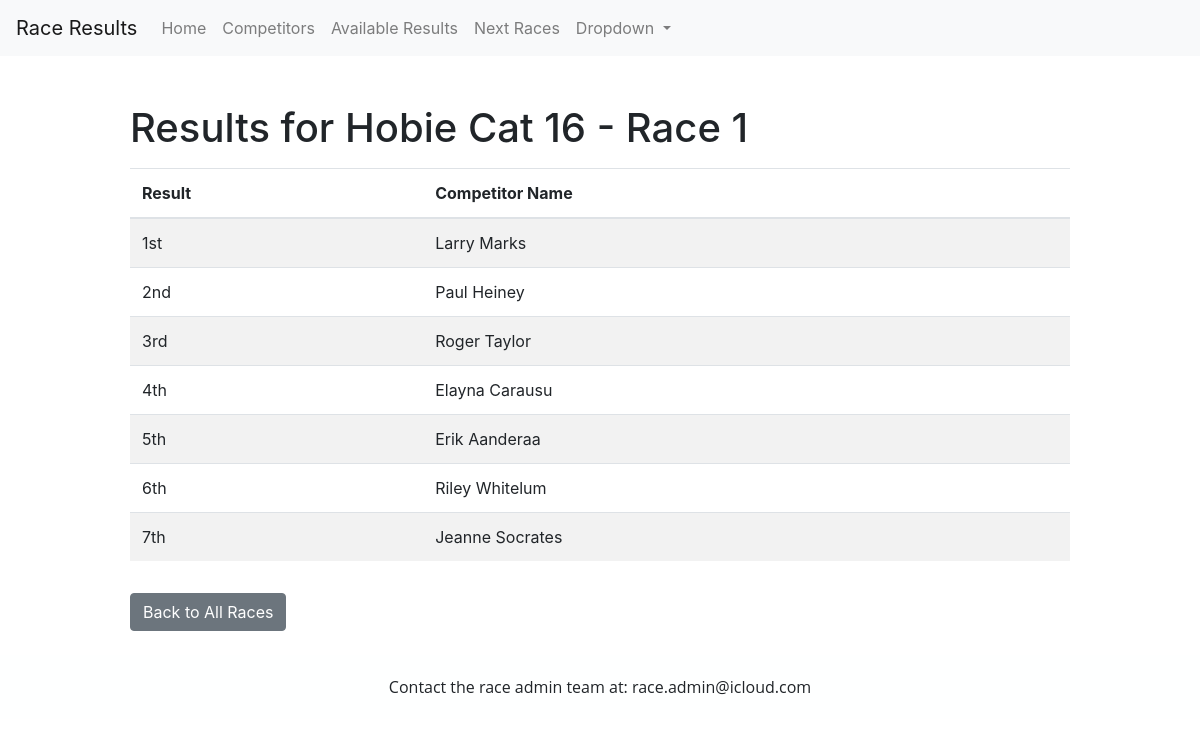
The app's page /race/1/show_results with its own data.
### app/models.py (models this page shows)
class Race(db.Model):
    __tablename__= 'race'
    id = db.Column(db.Integer, primary_key=True)
    race_date = db.Column(db.DateTime, nullable=False)
    description = db.Column(db.String)
    status = db.Column(db.Boolean, default=False) # true for complete, false for incomplete
    competitor_races = db.relationship('CompetitorRace', back_populates='race')

class CompetitorRace(db.Model):
    __tablename__= 'competitor_races'
    id = db.Column(db.Integer, primary_key=True)
    competitor_id = db.Column(db.Integer, db.ForeignKey('competitor.id'), nullable=False) #Foreign key from competitor table
    race_id = db.Column(db.Integer, db.ForeignKey('race.id'), nullable=False) #Foreign key from race table
    result = db.Column(db.String(10)) #stores the result for a competitor in a specific race
    competitor = db.relationship('Competitor', back_populates='competitor_races')
    race = db.relationship('Race', back_populates='competitor_races')

class Competitor(db.Model):
    __tablename__ ='competitor'
    id = db.Column(db.Integer, primary_key=True)
    first_name = db.Column(db.String(15), index=True, unique=True)
    last_name = db.Column(db.String(25), index=True, unique=True)
    club = db.Column(db.String(100))
    age = db.Column(db.Integer)
    competitor_races = db.relationship('CompetitorRace', back_populates='competitor')

### app/views.py (the view)
@app.route('/race/<int:race_id>/show_results')
def show_race_results(race_id):
    race = Race.query.get_or_404(race_id)
    results = CompetitorRace.query.filter_by(race_id=race_id).all()
    return render_template('race_results.html', race=race, results=results)

### app/templates/race_results.html (shortened to what this page needs)
{% extends "base.html" %}
{% block content %}
<div class="container">
    <h1 class="mt-4">Results for {{ race.description }}</h1>
    <table class="table table-striped mt-3">
        <thead>
            <tr>
                <th>Result</th>
                <th>Competitor Name</th>
            </tr>
        </thead>
        <tbody>
            {% for result in results %}
            <tr>
                <td>{{ result.result }}</td>
                <td>{{ result.competitor.first_name }} {{ result.competitor.last_name }}</td>
            </tr>
            {% endfor %}
        </tbody>
    </table>
    <a href="{{ url_for('results') }}" class="btn btn-secondary mt-3">Back to All Races</a>
</div>
</body>
</html>
{% endblock %}

### app/static/style.css (style rules this page uses)
body, h1, h2, h3, p, ul, li { margin: 0; padding: 0; }

### records on screen
Race: description "Hobie Cat 16 - Race 1"
CompetitorRace: result "1st", competitor.first_name "Larry", competitor.last_name "Marks"
CompetitorRace: result "2nd", competitor.first_name "Paul", competitor.last_name "Heiney"
CompetitorRace: result "3rd", competitor.first_name "Roger", competitor.last_name "Taylor"
CompetitorRace: result "4th", competitor.first_name "Elayna", competitor.last_name "Carausu"
CompetitorRace: result "5th", competitor.first_name "Erik", competitor.last_name "Aanderaa"
CompetitorRace: result "6th", competitor.first_name "Riley", competitor.last_name "Whitelum"
CompetitorRace: result "7th", competitor.first_name "Jeanne", competitor.last_name "Socrates"
